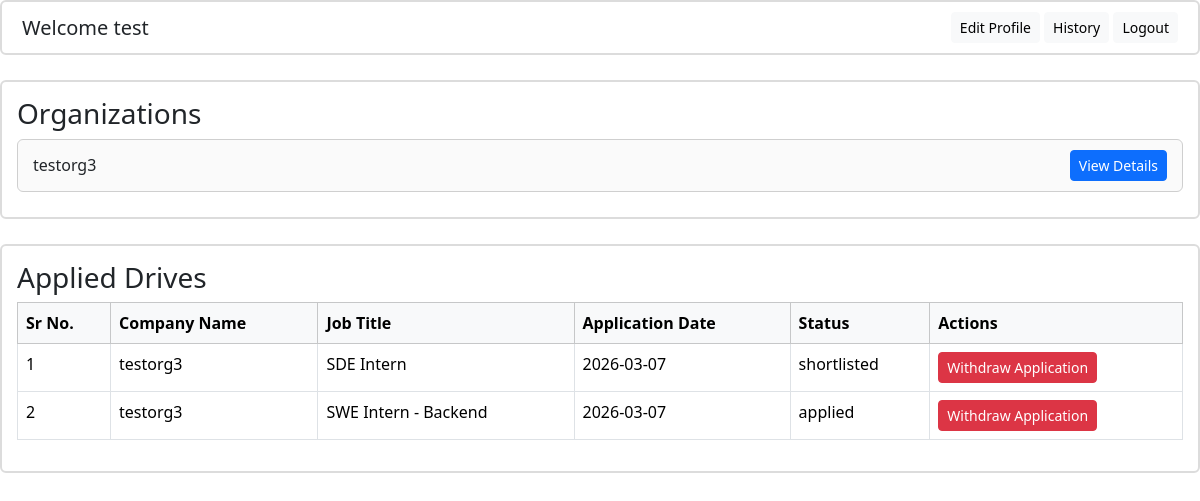
Before: /student/dashboard (signed in) with the older database file.
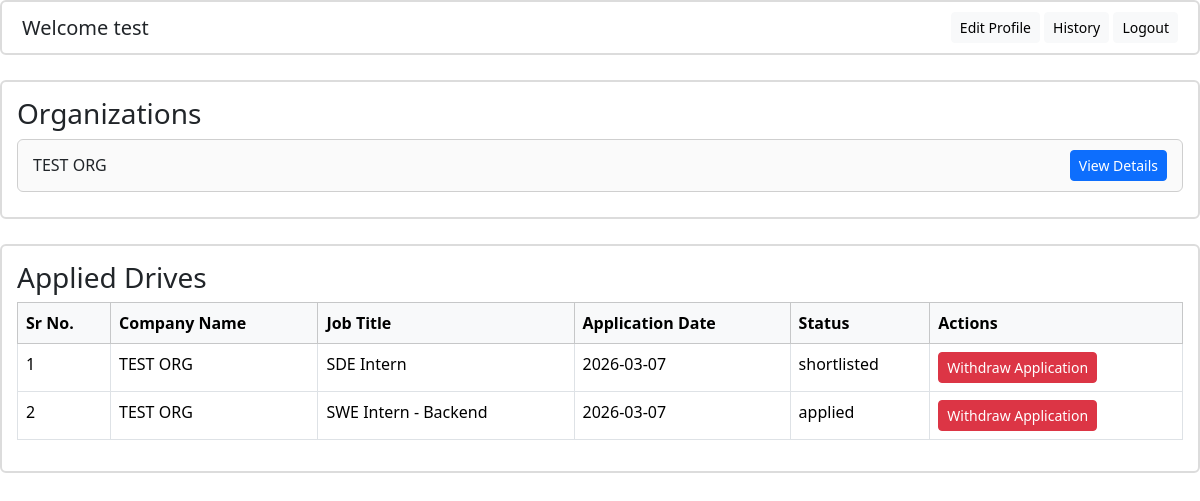
After: the same page with the newer database file.
### placementportalcode/models.py (models this page shows, shortened)
class User(db.Model):
    __tablename__ = "user"
    id=db.Column(db.Integer,primary_key=True)
    username=db.Column(db.String(100),nullable=False,unique=True)
    password_hash=db.Column(db.String(255),nullable=False)
    name=db.Column(db.String(100),nullable=False)
    dob=db.Column(db.Date)
    role=db.Column(db.String(20),default=RoleEnum.STUDENT.value,nullable=False)
    department=db.Column(db.String(100),nullable=True)
    resume_path = db.Column(db.String(255), nullable=True)  # new column
    eligible = db.Column(
        db.Boolean,
        nullable=True,
        default=True
    )
    applications=db.relationship(
        "Application",
        back_populates='student',
        cascade="all, delete-orphan"
    )
    company = db.relationship(
        "Company",
        back_populates="user",
        uselist=False,   # one-to-one
        cascade="all, delete-orphan"
    )

class Company(db.Model):
    __tablename__ = "company"
    company_id=db.Column(db.Integer,primary_key=True)
    company_name=db.Column(db.String(100),nullable=False)
    hr_contact=db.Column(db.String(100),nullable=False)
    company_website=db.Column(db.String(100),nullable=False)
    approval_status=db.Column(db.String(20),
                              default=CompanyEnumStatus.PENDING.value,
                              nullable=False
                              )
    user_id = db.Column(
        db.Integer,
        db.ForeignKey("user.id"),
        nullable=False,
        unique=True   # ensures one-to-one
    )
    drives=db.relationship(
        "PlacementDrive",
        back_populates='company',
        cascade="all, delete-orphan"
    )
    user = db.relationship("User", back_populates="company")

class Application(db.Model):
    __tablename__ = "application"
    application_id=db.Column(db.Integer,primary_key=True)
    application_date=db.Column(db.Date,nullable=False,default=date.today)
    status=db.Column(db.String(20),default=ApplicationStatusEnum.APPLIED.value,nullable=False)
    student_id=db.Column(
        db.Integer,
        db.ForeignKey("user.id"),
        nullable=False,
    )
    student=db.relationship(
        "User",
        back_populates="applications"
    )
    drive_id=db.Column(
        db.Integer,
        db.ForeignKey("placement_drive.drive_id"),
        nullable=False,
    )
    drive=db.relationship(
        "PlacementDrive",
        back_populates="applications"
    )
    __table_args__=(
        db.UniqueConstraint("student_id","drive_id",name="unique_student_drive"),
    )

class PlacementDrive(db.Model):
    __tablename__ = "placement_drive"
    drive_id=db.Column(db.Integer,primary_key=True)
    drive_name = db.Column(db.String(100), nullable=False)
    company_id=db.Column(
        db.Integer,
        db.ForeignKey("company.company_id"),
        nullable=False,
    )
    job_title=db.Column(db.String(100),nullable=False)
    job_desc=db.Column(db.String(1000),nullable=False)
    eligibility_criteria=db.Column(db.String(500),nullable=False)
    status=db.Column(db.String(20)
                     ,default=DriveApprovalStatusEnum.PENDING.value
                     ,nullable=False)
    application_deadline=db.Column(db.DateTime,nullable=False)
    ctc = db.Column(
        db.String(50),
        nullable=False,
        default="Not Disclosed"
    )
    company=db.relationship(
        "Company",
        back_populates="drives"
    )
    applications=db.relationship(
        "Application",
        back_populates="drive",
        cascade="all, delete-orphan"
    )

### placementportalcode/student/routes.py (the view)
@student_bp.route("/dashboard",methods=[HTTPMethod.GET])
def dashboard():
    user_id=session.get("user_id")
    if not user_id:
        return redirect(url_for("auth.login"))
    user=User.query.get(user_id)
    if not user or user.role!=RoleEnum.STUDENT.value:
        return redirect(url_for("auth.login"))
    registered_companies=Company.query.filter_by(approval_status=CompanyEnumStatus.APPROVED.value)
    student_applications=Application.query.filter(Application.student_id==user.id).all()
    return render_template("student/dashboard.html",registered_companies=registered_companies,student=user,student_applications=student_applications)

### placementportalcode/templates/student/dashboard.html (shortened to what this page needs)
{% extends "base.html" %}
{% from "components/comman_table.html" import render_table %}
{% from "components/modal.html" import render_modal %}
{% from "components/button.html" import action_button %}
{% from "components/post_button.html" import action_post_button %}
{% block extra_css %}
<link rel="stylesheet" href="{{ url_for('static', filename='css/admin.css') }}">
{%endblock%}
{% block content%}
<div class="header-bar d-flex justify-content-between align-items-center">
    <h5 class="mb-0">Welcome {{student.name}}</h5>
    <div>
        {{action_button("#","Edit Profile","light",toggle="modal",target="#editProfile" )}}
        {{action_button("#","History","light",toggle="modal",target="#studentApplicationHistory" )}}
        {{action_button(url_for("auth.logout"),"Logout","light")}}
    </div>
</div>
<section class="section-box">
    <h3>Organizations</h3>
    {% for company in registered_companies %}
    <section class="list-item-box">
        <div>{{company.company_name}}</div>
        {{ action_button(
        url_for('student.company_drives', company_id=company.company_id,student_id=student.id),
        "View Details",
        "primary"
        ) }}
    </section>
    {%endfor%}
</section>
<section class="section-box">
    {% call render_table( ["Sr No.", "Company Name","Job Title","Application Date","Status" ,"Actions"],title="Applied
    Drives") %}
    {% for application in student_applications %}
    <tr>
        <td>{{ loop.index }}</td>
        <td>{{ application.drive.company.company_name }}</td>
        <td>{{ application.drive.job_title }}</td>
        <td>{{ application.application_date }}</td>
        <td>{{ application.status }}</td>
        <td>
            {% if application.status!="rejected" %}
            {{ action_post_button(
            url_for('student.withdraw_application'),
            "Withdraw Application",
            "danger",
            name="drive_id",
            value=application.drive.drive_id
            ) }}
            {%endif%}
        </td>
    </tr>
    {% endfor %}
    {% endcall %}
</section>
{%endblock%}

### placementportalcode/templates/base.html (shortened to what this page needs)
<!DOCTYPE html>
<html lang="en">
<head>
    <link rel="stylesheet" href="{{ url_for('static', filename='css/styles.css') }}">
    <link rel="stylesheet" href="{{ url_for('static', filename='css/components.css') }}">
    <link href="https://cdn.jsdelivr.net/npm/bootstrap@5.3.2/dist/css/bootstrap.min.css" rel="stylesheet">
    {% block extra_css %}
    {% endblock %}
</head>
<body>
    <section >
    {% block content %}{% endblock %}
    </section>
</body>
</html>

### placementportalcode/templates/components/comman_table.html (shortened to what this page needs)
{% macro render_table( headers,title=None,sub_title=None    ) %}
<div>
    {% if title %}
        <div class="d-flex justify-content-between">
        <h3>{{title}}</h2>
        </div>
    {% endif %}
    <table class="table table-bordered">
        <thead class="table-light">
            <tr>
                {% for header in headers %}
                    <th>{{ header }}</th>
                {% endfor %}
            </tr>
        </thead>
        <tbody>
            {{ caller() }}
        </tbody>
    </table>
</div>
{% endmacro %}

### placementportalcode/templates/components/button.html
{% macro action_button(url, text, color="primary",toggle=None,target=None,disabled=False) %}
<a href="{{ url }}"
   class="btn btn-sm custom-btn btn-{{ color }} {% if disabled %}disabled{% endif %}"
   {% if toggle %} data-bs-toggle="{{ toggle }}" {% endif %}
   {% if target %} data-bs-target="{{ target }}" {% endif %}>
    {{ text }}
</a>
{% endmacro %}

### placementportalcode/templates/components/post_button.html
{% macro action_post_button(url, text, color="primary", name=None, value=None) %}
<form method="POST" action="{{ url }}" class="d-inline">
    <button type="submit"
            class="btn btn-sm btn-{{ color }}"
            {% if name %} name="{{ name }}" {% endif %}
            {% if value %} value="{{ value }}" {% endif %}>
        {{ text }}
    </button>
</form>
{% endmacro %}

### placementportalcode/static/css/admin.css (style rules this page uses)
.section-box { background: #ffffff; border: 2px solid #dcdcdc; border-radius: 6px; padding: 15px; margin-bottom: 25px; }
.list-item-box { border: 1px solid #cfcfcf; border-radius: 6px; padding: 10px 15px; margin-bottom: 10px; display: flex; justify-content: space-between; align-items: center; background-color: #fafafa; }
.header-bar { background: #ffffff; border: 2px solid #dcdcdc; padding: 10px 20px; border-radius: 6px; margin-bottom: 25px; }

Changed rows visible on the page:
changed Company: company_name "testorg3" → "TEST ORG"
changed through a linked row, Application "shortlisted": drive.company.company_name "testorg3" → "TEST ORG"
changed through a linked row, Application "applied": drive.company.company_name "testorg3" → "TEST ORG"
